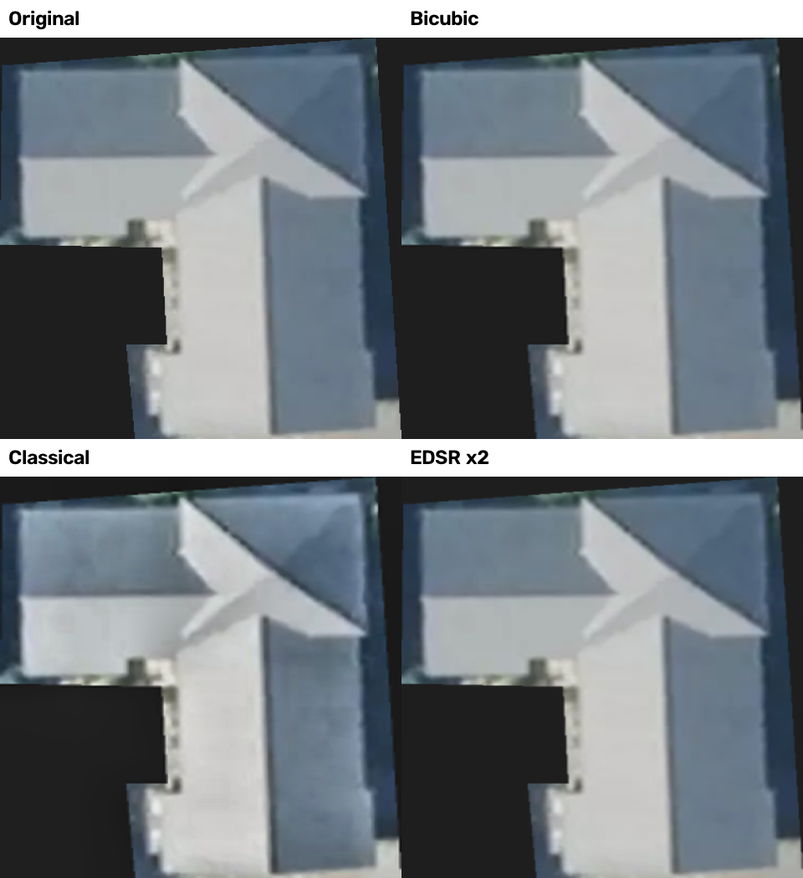
#> input picture comparison_sr.png, 803 x 878 px, shrunk from 960 x 1050 before the run
$ python enhance.py --input . --output out
#> lines starting #> are read from the running program, lines starting #| are printed output that depends on the picture
#> in main, image is the input picture: shape (878, 803, 3); mean B, G, R 131.5, 125.7, 118.4
import argparse
from pathlib import Path

import cv2


def enhance_image(image):
    """Classical image enhancement using denoising, CLAHE and sharpening."""

    # Reduce noise while preserving edges
    denoised = cv2.bilateralFilter(image, 5, 20, 20)

    # Improve local contrast in LAB colour space
    lab = cv2.cvtColor(denoised, cv2.COLOR_BGR2LAB)
#> lab: shape (878, 803, 3); mean of channels 0, 1, 2 129.3, 126.8, 123.8
    l, a, b = cv2.split(lab)
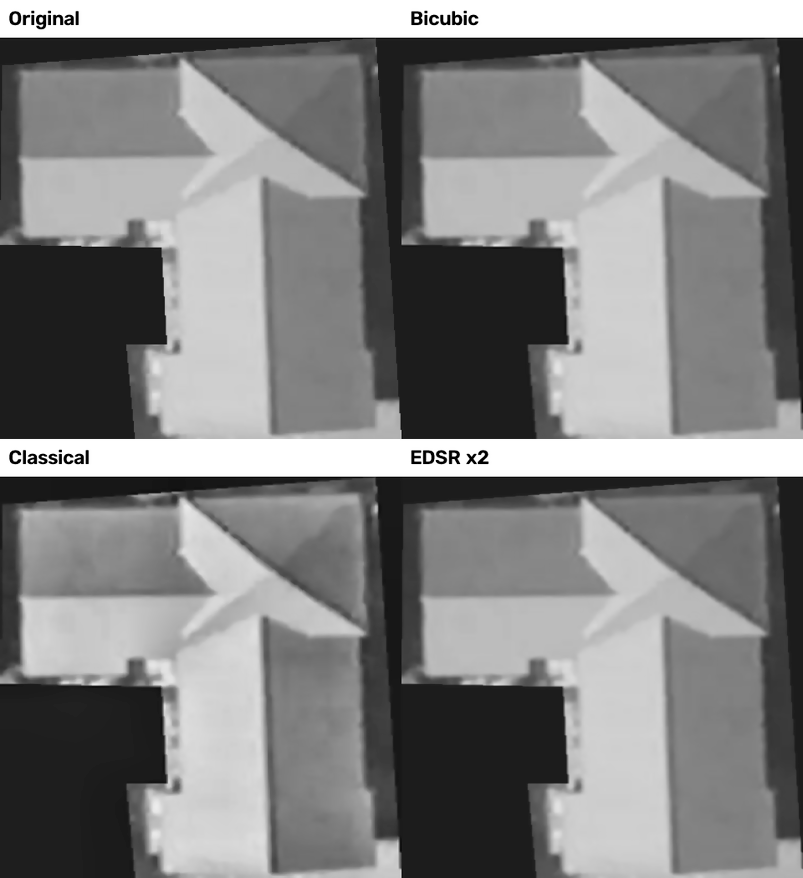
#> l: shape (878, 803); min 0, max 255, mean 129.3
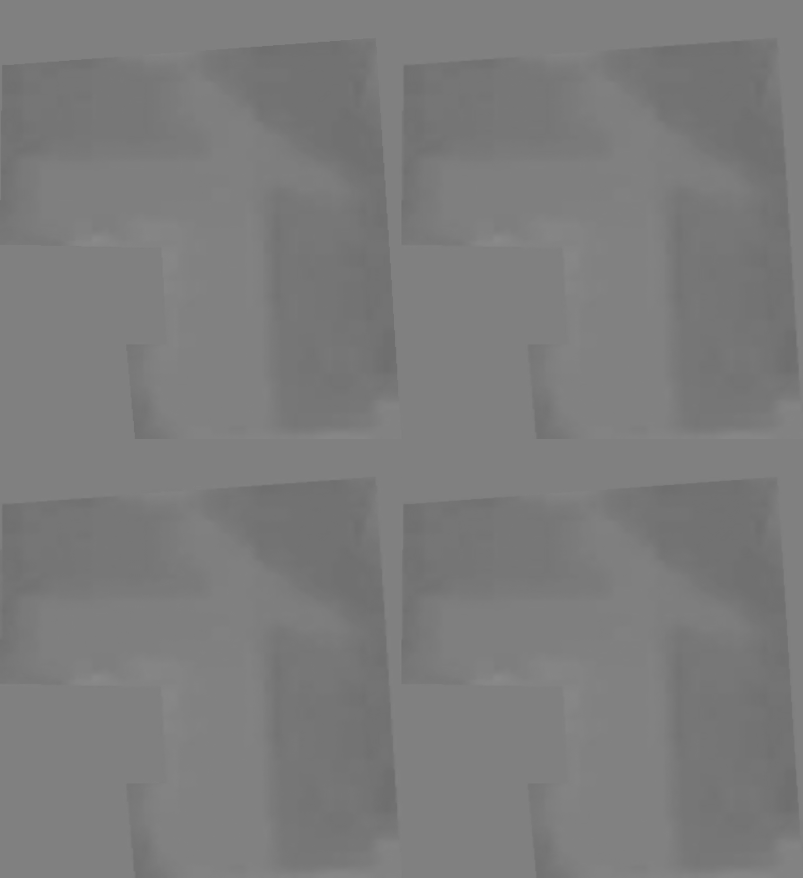
#> b: shape (878, 803); min 110, max 138, mean 123.8

    clahe = cv2.createCLAHE(
        clipLimit=1.3,
        tileGridSize=(8, 8),
    )
    l = clahe.apply(l)
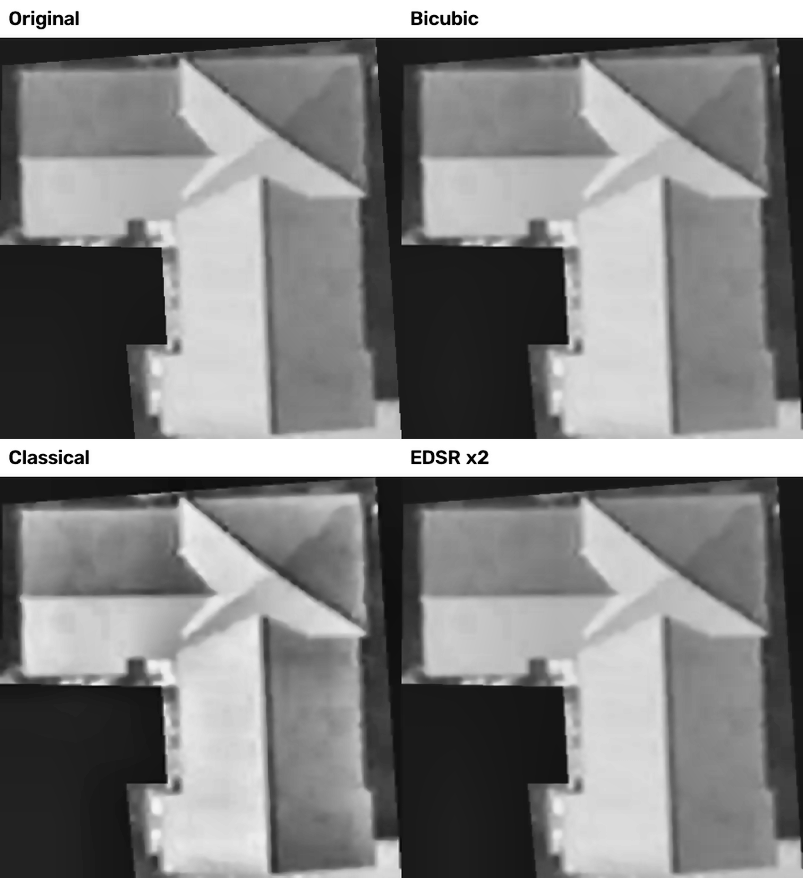
#> l: shape (878, 803); min 1, max 255, mean 131.1

    enhanced = cv2.cvtColor(
        cv2.merge((l, a, b)),
        cv2.COLOR_LAB2BGR,
    )
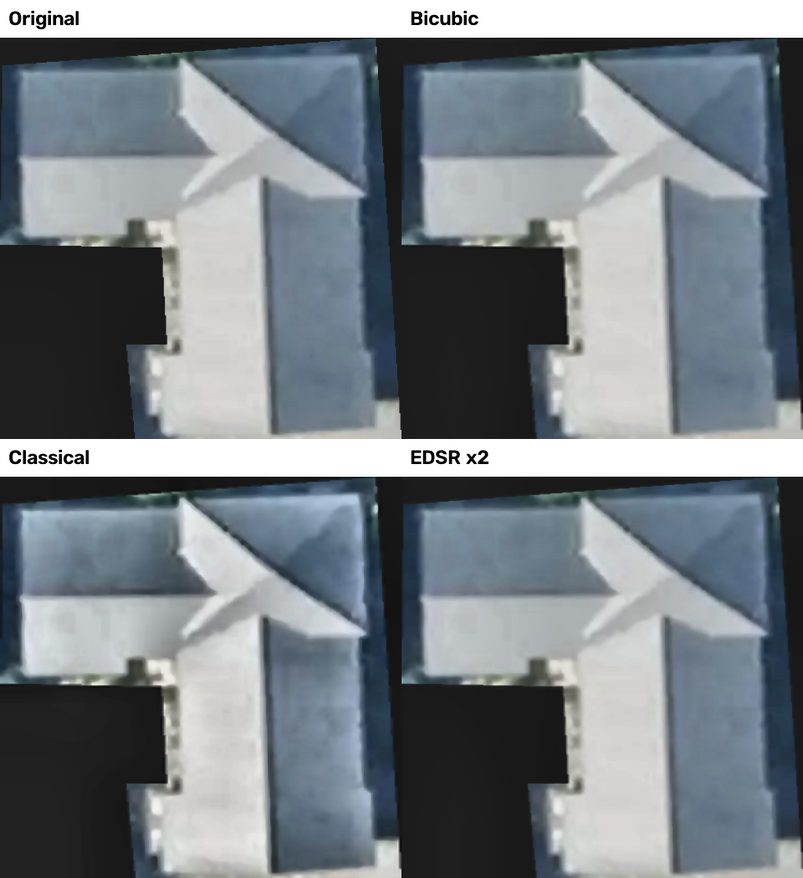
#> enhanced: shape (878, 803, 3); mean B, G, R 133.6, 127.8, 120.5

    # Apply mild sharpening
    blurred = cv2.GaussianBlur(enhanced, (0, 0), 1.0)
    sharpened = cv2.addWeighted(
        enhanced,
        1.15,
        blurred,
        -0.15,
        0,
    )

    return sharpened


def load_edsr_model(model_path):
    """Load the pretrained EDSR x2 super-resolution model."""

    if not model_path.is_file():
        raise FileNotFoundError(
            f"EDSR model not found: {model_path}"
        )

    if not hasattr(cv2, "dnn_superres"):
        raise RuntimeError(
            "OpenCV dnn_superres is unavailable. "
            "Install opencv-contrib-python in your active environment."
        )

    sr = cv2.dnn_superres.DnnSuperResImpl_create()
    sr.readModel(str(model_path))
    sr.setModel("edsr", 2)

    return sr


def main():
    parser = argparse.ArgumentParser(
        description="Satellite image enhancement and super-resolution"
    )

    parser.add_argument(
        "--input",
        required=True,
        help="Folder containing input images",
    )

    parser.add_argument(
        "--output",
        required=True,
        help="Folder where processed images will be saved",
    )

    parser.add_argument(
        "--method",
        choices=["classical", "edsr"],
        default="classical",
        help="Processing method: classical enhancement or EDSR x2",
    )

    parser.add_argument(
        "--model",
        default="models/EDSR_x2.pb",
        help="Path to the pretrained EDSR x2 model",
    )

    args = parser.parse_args()

    input_dir = Path(args.input)
    output_dir = Path(args.output)
    model_path = Path(args.model)

    if not input_dir.is_dir():
        raise SystemExit(
            f"Input directory does not exist: {input_dir}"
        )

    output_dir.mkdir(parents=True, exist_ok=True)

    extensions = {".jpg", ".jpeg", ".png"}

    files = sorted(
        path
        for path in input_dir.iterdir()
        if path.is_file()
        and path.suffix.lower() in extensions
    )

    if not files:
        raise SystemExit(
            f"No images found in {input_dir}"
        )

    # Load the EDSR model once, not once per image.
    sr = None

    if args.method == "edsr":
        try:
            sr = load_edsr_model(model_path)
        except (FileNotFoundError, RuntimeError, cv2.error) as exc:
            raise SystemExit(str(exc)) from exc

    processed = 0
    failed = 0

    for path in files:
        image = cv2.imread(str(path))

        if image is None:
            print(f"Skipped unreadable image: {path.name}")
            failed += 1
            continue

        try:
            if args.method == "classical":
                result = enhance_image(image)

            else:
                # EDSR x2 doubles both width and height.
                result = sr.upsample(image)

        except cv2.error as exc:
            print(f"Processing failed for {path.name}: {exc}")
            failed += 1
            continue

        output_path = output_dir / path.name

        if not cv2.imwrite(str(output_path), result):
            print(f"Failed to save: {path.name}")
            failed += 1
            continue

        processed += 1
        print(
            f"Processed: {path.name} | "
            f"Method: {args.method} | "
            f"Output size: {result.shape[1]}x{result.shape[0]}"
        )
#| Processed: comparison_sr.png | Method: classical | Output size: 803x878

    print("\nProcessing completed.")
    print(f"Method: {args.method}")
    print(f"Images processed: {processed}")
    print(f"Images skipped/failed: {failed}")
    print(f"Output folder: {output_dir.resolve()}")


if __name__ == "__main__":
    main()
